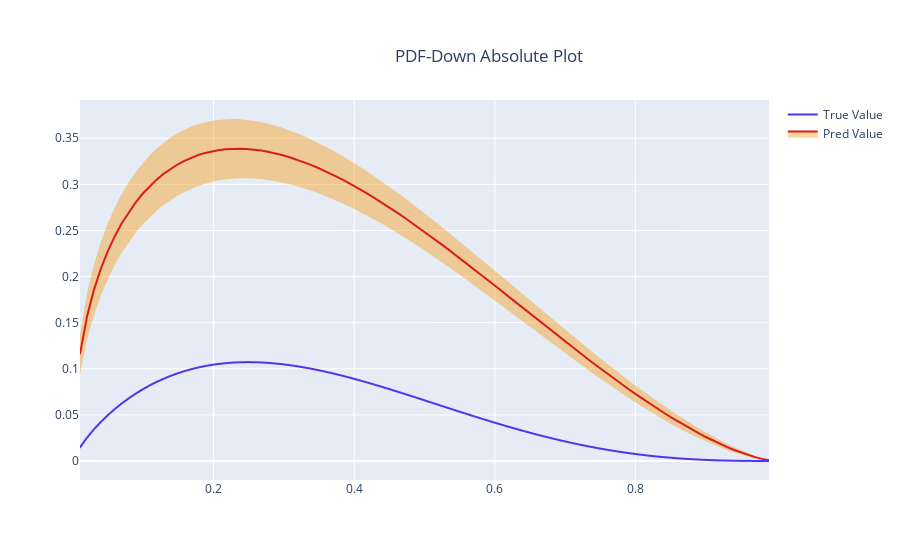

The cell this chart's notebook holds for it:
### Code cell
#--- PDF Down Plot
#--- yPred
yPred = pdf_dict['d'].mean(axis = 0)

#--- bounds
upperBound = pdf_dict['d'].mean(axis=0) + pdf_dict['d'].std(axis=0)
lowerbound = pdf_dict['d'].mean(axis=0) - pdf_dict['d'].std(axis=0)


pdfUpPlot = generatePDFplots(x,d,upperBound,yPred,lowerbound,'PDF-Down Absolute Plot')
pdfUpPlot.show()
